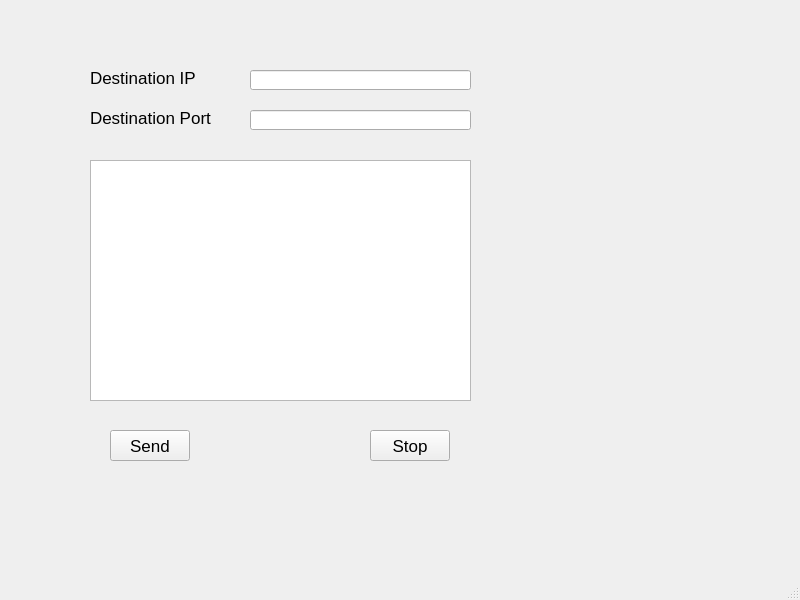
<?xml version="1.0" encoding="UTF-8"?>
<ui version="4.0">
 <class>MainWindow</class>
 <widget class="QMainWindow" name="MainWindow">
  <property name="geometry">
   <rect>
    <x>0</x>
    <y>0</y>
    <width>800</width>
    <height>600</height>
   </rect>
  </property>
  <property name="font">
   <font>
    <pointsize>13</pointsize>
   </font>
  </property>
  <property name="windowTitle">
   <string>MainWindow</string>
  </property>
  <widget class="QWidget" name="centralwidget">
   <widget class="QLabel" name="label">
    <property name="geometry">
     <rect>
      <x>90</x>
      <y>70</y>
      <width>191</width>
      <height>16</height>
     </rect>
    </property>
    <property name="font">
     <font>
      <pointsize>13</pointsize>
     </font>
    </property>
    <property name="text">
     <string>Destination IP</string>
    </property>
   </widget>
   <widget class="QLabel" name="label_2">
    <property name="geometry">
     <rect>
      <x>90</x>
      <y>110</y>
      <width>191</width>
      <height>16</height>
     </rect>
    </property>
    <property name="text">
     <string>Destination Port</string>
    </property>
   </widget>
   <widget class="QLineEdit" name="lineEdit_Ip">
    <property name="geometry">
     <rect>
      <x>250</x>
      <y>70</y>
      <width>221</width>
      <height>20</height>
     </rect>
    </property>
   </widget>
   <widget class="QLineEdit" name="lineEdit_Port">
    <property name="geometry">
     <rect>
      <x>250</x>
      <y>110</y>
      <width>221</width>
      <height>20</height>
     </rect>
    </property>
   </widget>
   <widget class="QPushButton" name="pushButton_Send">
    <property name="geometry">
     <rect>
      <x>110</x>
      <y>430</y>
      <width>80</width>
      <height>31</height>
     </rect>
    </property>
    <property name="text">
     <string>Send</string>
    </property>
   </widget>
   <widget class="QPushButton" name="pushButton_Stop">
    <property name="geometry">
     <rect>
      <x>370</x>
      <y>430</y>
      <width>80</width>
      <height>31</height>
     </rect>
    </property>
    <property name="text">
     <string>Stop</string>
    </property>
   </widget>
   <widget class="QPlainTextEdit" name="textEdit_Msg">
    <property name="geometry">
     <rect>
      <x>90</x>
      <y>160</y>
      <width>381</width>
      <height>241</height>
     </rect>
    </property>
   </widget>
  </widget>
  <widget class="QMenuBar" name="menubar">
   <property name="geometry">
    <rect>
     <x>0</x>
     <y>0</y>
     <width>800</width>
     <height>28</height>
    </rect>
   </property>
  </widget>
  <widget class="QStatusBar" name="statusbar"/>
 </widget>
 <resources/>
 <connections/>
</ui>
